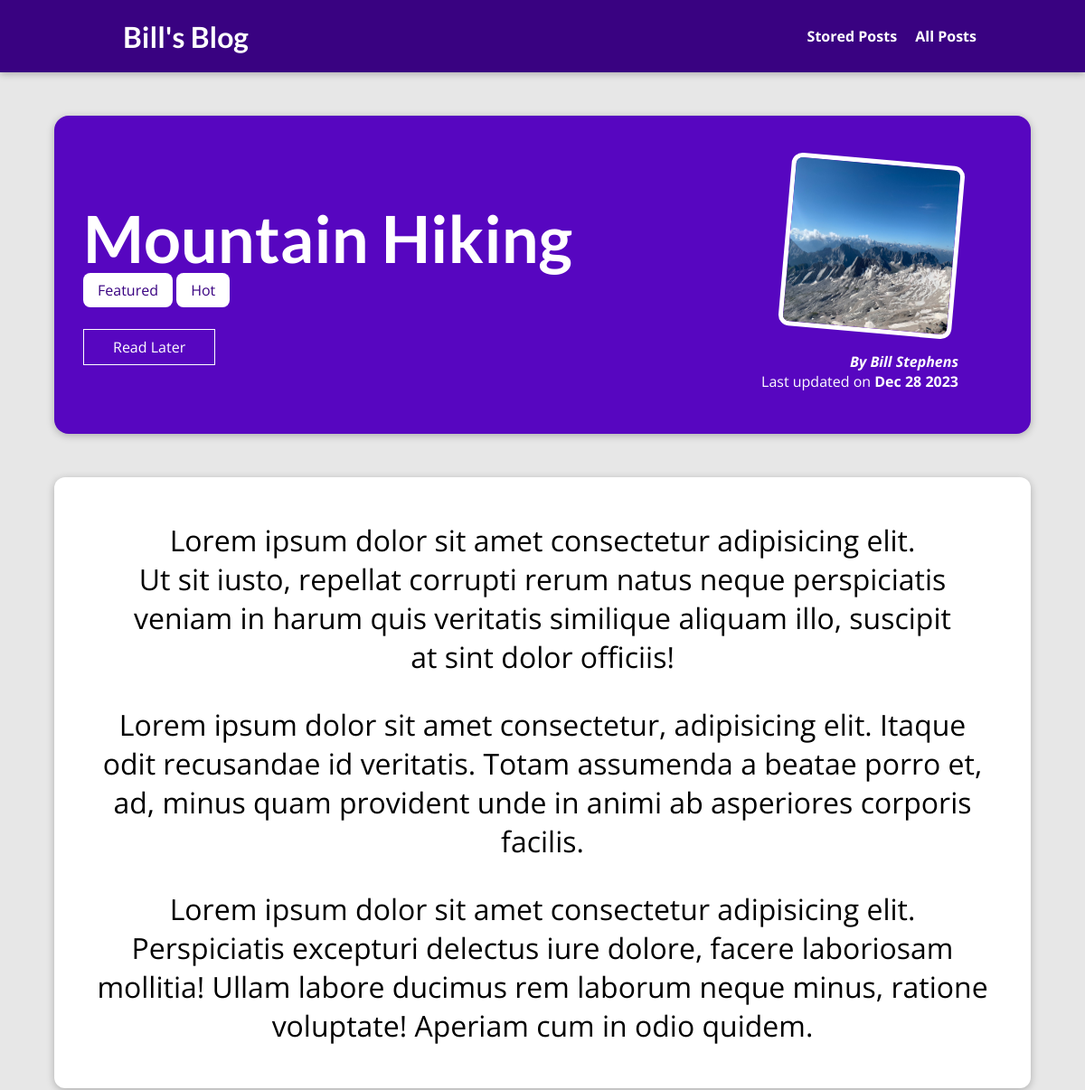
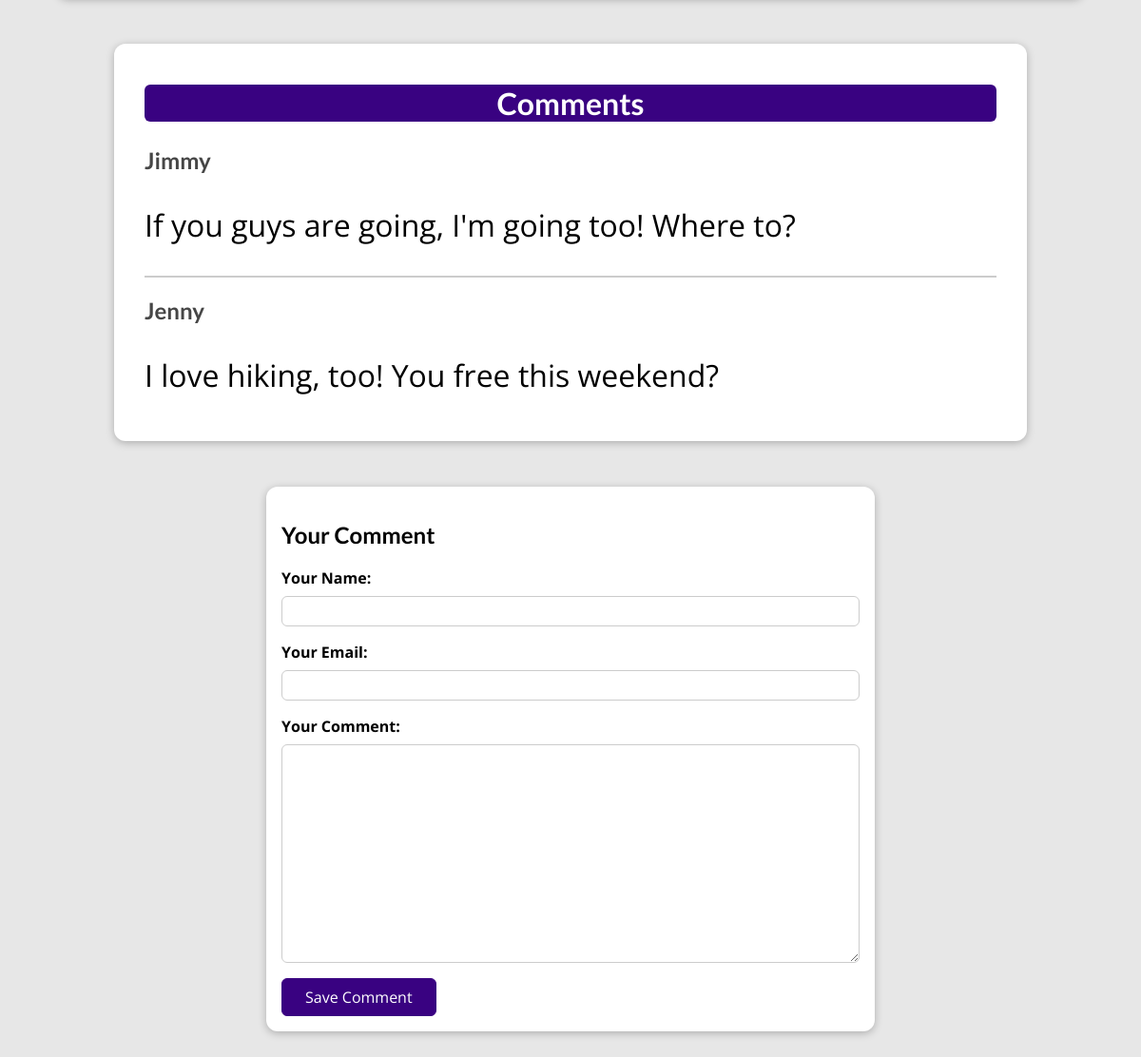
The page /posts/hike-in-the-mountains on the database its author committed (2 pictures, top to bottom).
### blog/models.py (models this page shows, shortened)
class Post(models.Model):
    title = models.CharField(max_length=150)
    excerpt = models.CharField(max_length=200)
    image = models.ImageField(upload_to="posts", null=True)
    date = models.DateField(auto_now=True)
    slug = models.SlugField(unique=True)
    content = models.TextField(validators=[MinLengthValidator(10)])
    author = models.ForeignKey(
        Author, on_delete=models.SET_NULL, null=True, related_name="posts")
    tags = models.ManyToManyField(Tag)

class Tag(models.Model):
    caption = models.CharField(max_length=20)

class Author(models.Model):
    first_name = models.CharField(max_length=100)
    last_name = models.CharField(max_length=100)
    email_address = models.EmailField()
    def full_name(self):
        return f"{self.first_name} {self.last_name}"
    def __str__(self):
        return self.full_name()

class Comment(models.Model):
    user_name = models.CharField(max_length=120)
    user_email = models.EmailField()
    text = models.TextField(max_length=400)
    post = models.ForeignKey(
        Post, on_delete=models.CASCADE, related_name="comments")

### blog/views.py (the view, shortened to what this page needs)
# urls.py: path("posts/<slug:slug>", views.SinglePostView.as_view(), name="post-detail-page"),
class SinglePostView(View):
    def is_stored_post(self, request, post_id):
        stored_posts = request.session.get("stored_posts")
        if stored_posts is not None:
            is_saved_for_later = post_id in stored_posts
        else:
            is_saved_for_later = False
        return is_saved_for_later
    def get(self, request, slug):
        post = Post.objects.get(slug=slug)
        context = {
            "post": post,
            "post_tags": post.tags.all(),
            "comment_form": CommentForm(),
            "comments": post.comments.all().order_by("-id"),
            "saved_for_later": self.is_stored_post(request, post.id)
        }
        return render(request, "blog/post-detail.html", context)

### blog/forms.py
class CommentForm(forms.ModelForm):
    class Meta:
        model = Comment
        exclude = ["post"]
        labels = {
            "user_name": "Your Name",
            "user_email": "Your Email",
            "text": "Your Comment"
        }

### blog/templates/blog/post-detail.html (shortened to what this page needs)
{% extends "base.html" %}
{% load static %}
{% block css_files %}
<link rel="stylesheet" href="{% static "blog/post-detail.css" %}" />
{% endblock %}
{% block content %}
  <section id="summary">
    <h2>{{ post.title }}</h2>
    <div>
      {% for tag in post_tags %}
      <span class="tag">{{ tag.caption }}</span>
      {% endfor %}
    </div>
    <div id="read-later">
      <form action="{% url "read-later" %}" method="POST">
        <button>
          {% if saved_for_later %}
          Remove from "Read Later"
          {% else %}
          Read Later
          {% endif %}
        </button>
      </form>
    </div>
    <article>
        <img src="{{ post.image.url }}" alt="{{post.title}}" />
        <address>By <a href= "mailto: {{ post.author.email_address }}">{{ post.author }}</a></address>
        <div>
            Last updated on <time>{{ post.date|date:"M d Y" }}</time>
        </div>
    </article>
  </section>
  <main>
    {{ post.content|linebreaks }}
  </main>
  <section id="comments">
    <h2 id="comments-header">Comments</h2>
    <ul>
      {% for comment in comments %}
      <li>
        <h2>{{ comment.user_name }}</h2>
        <p>{{ comment.text|linebreaks}}</p>
      </li>
      {% endfor %}
    </ul>
  </section>
  <section id="comment-form">
    <h2>Your Comment</h2>
    <form action="{% url "post-detail-page" post.slug %}" method="POST">
      {% for form_field in comment_form %}
      <div class="form-control {% if form_field.errors %}invalid{% endif %}">
        {{ form_field.label_tag }}
        {{ form_field }}
      </div>
      {% endfor %}
      <button>Save Comment</button>
    </form>
  </section>
{% endblock %}

### static/app.css (style rules this page uses)
* { box-sizing: border-box; }
html { font-family: "Open Sans", "Lato", sans-serif; }
body { margin: 0; }
h1, h2, h3 { font-family: "Lato", sans-serif; font-weight: bold; }

### blog/static/blog/post-detail.css (style rules this page uses)
body { background-color: #e7e7e7; }
#summary { margin: 8rem auto 3rem auto; padding: 2rem; width: 90%; max-width: 90rem; border-radius: 16px; background-color: #5706c0; position: relative; box-shadow: 0 2px 8px rgba(0, 0, 0, 0.25); height: 22rem; }
#summary h2 { color: white; font-size: 4.5rem; margin-bottom: 0.25rem; }
#summary article { position: absolute; top: 2rem; right: 3rem; padding: 1rem 2rem; border-radius: 12px; text-align: right; color: white; }
#summary article img { width: 12rem; height: 12rem; border-radius: 12px; transform: rotateZ(5deg); border: 5px solid white; margin-bottom: 1rem; }
#summary address { font-weight: bold; }
#summary a { color: white; text-decoration: none; }
#summary time { font-weight: bold; }
#read-later { margin: 2rem 0; }
#read-later button { background-color: transparent; border: 1px solid white; padding: 0.5rem 2rem; font: inherit; color: white; cursor: pointer; }
main { width: 90%; max-width: 90rem; margin: 3rem auto; background-color: white; padding: 1rem; border-radius: 12px; box-shadow: 0 2px 8px rgba(0, 0, 0, 0.25); }
p { font-size: 2rem; text-align: center; }
.tag { background-color: white; color: #390281; padding: 0.5rem 1rem; border-radius: 8px; }
#comment-form { padding: 1rem; margin: 3rem auto; width: 90%; max-width: 40rem; border-radius: 12px; background-color: white; box-shadow: 0 2px 8px rgba(0, 0, 0, 0.25); }
#comment-form button { font: inherit; background-color: #390281; color: white; border: 1px solid #390281; padding: 0.5rem 1.5rem; border-radius: 6px; cursor: pointer; }
.form-control { margin-bottom: 1rem; }
.form-control label { font-weight: bold; margin-bottom: 0.5rem; display: block; }
.form-control input, .form-control textarea { display: block; width: 100%; font: inherit; padding: 0.25rem; border-radius: 6px; border: 1px solid #ccc; }
#comments { padding: 1rem 2rem; margin: 3rem auto; width: 90%; max-width: 60rem; border-radius: 12px; background-color: white; box-shadow: 0 2px 8px rgba(0, 0, 0, 0.25); }
#comments-header { font-size: 2rem; text-align: center; background-color: #390281; color: white !important; border-radius: 6px; }
#comments ul { list-style: none; margin: 0; padding: 0; }
#comments li { margin-bottom: 1rem; border-bottom: 2px solid #ccc; }
#comments li:last-of-type { border-bottom: none; }
#comments h2 { color: #464646; }
#comments p { text-align: left; }

### rows shown on the page
Post: title "Mountain Hiking", image (picture), author "Bill Stephens", date "Dec 28 2023", content "Lorem ipsum dolor sit amet consectetur adipisicing elit. Ut sit iusto, repellat corrupti rerum natus neque perspiciatis veniam in harum quis veritatis similique aliquam illo, suscipit at sint dolor officiis! Lorem ipsum dolor sit amet consectetur, adipisicing elit. Itaque odit recusandae id veritatis. Totam assumenda a beatae porro et, ad, minus quam provident unde in animi ab asperiores corporis facilis. Lorem ipsum dolor sit amet consectetur adipisicing elit. Perspiciatis excepturi delectus iure dolore, facere laboriosam mollitia! Ullam labore ducimus rem laborum neque minus, ratione voluptate! Aperiam cum in odio quidem."
Tag: caption "Featured"
Tag: caption "Hot"
Comment: user_name "Jimmy", text "If you guys are going, I'm going too! Where to?"
Comment: user_name "Jenny", text "I love hiking, too! You free this weekend?"
